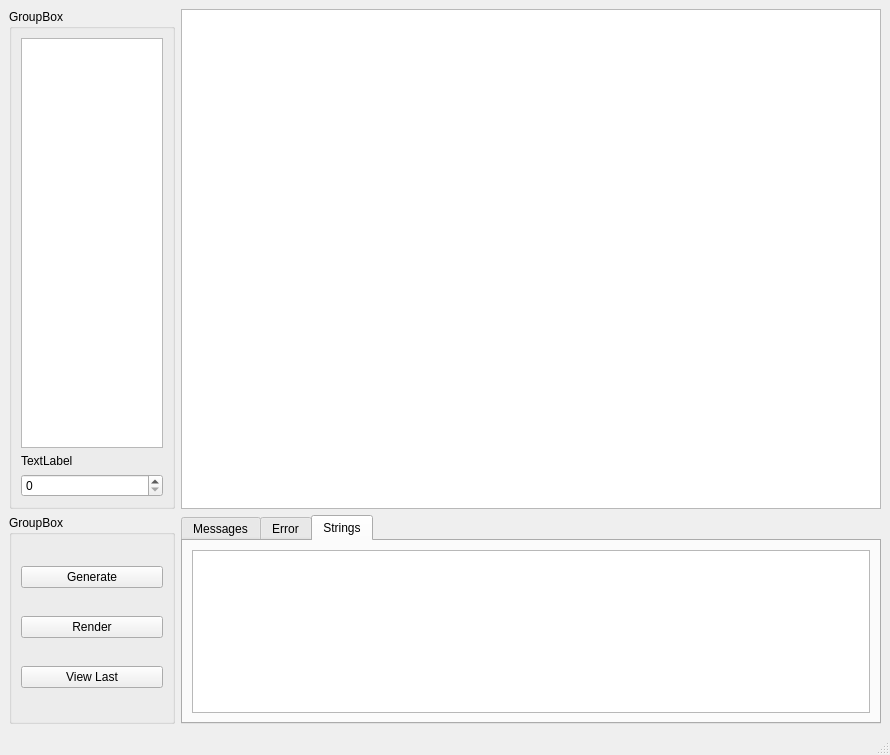
<ui version="4.0" >
 <class>MainWindow</class>
 <widget class="QMainWindow" name="MainWindow" >
  <property name="geometry" >
   <rect>
    <x>0</x>
    <y>0</y>
    <width>890</width>
    <height>755</height>
   </rect>
  </property>
  <property name="windowTitle" >
   <string>MainWindow</string>
  </property>
  <widget class="QWidget" name="centralwidget" >
   <layout class="QGridLayout" name="gridLayout" >
    <item rowspan="2" row="0" column="0" >
     <widget class="QGroupBox" name="groupBox" >
      <property name="minimumSize" >
       <size>
        <width>150</width>
        <height>500</height>
       </size>
      </property>
      <property name="title" >
       <string>GroupBox</string>
      </property>
      <layout class="QVBoxLayout" name="verticalLayout" >
       <item>
        <widget class="QListView" name="listView" />
       </item>
       <item>
        <widget class="QLabel" name="label" >
         <property name="text" >
          <string>TextLabel</string>
         </property>
        </widget>
       </item>
       <item>
        <widget class="QSpinBox" name="spinBox" />
       </item>
      </layout>
     </widget>
    </item>
    <item rowspan="2" row="0" column="1" >
     <widget class="QTextEdit" name="GrammarEdit" >
      <property name="minimumSize" >
       <size>
        <width>700</width>
        <height>0</height>
       </size>
      </property>
     </widget>
    </item>
    <item row="2" column="0" >
     <widget class="QGroupBox" name="groupBox_2" >
      <property name="minimumSize" >
       <size>
        <width>150</width>
        <height>200</height>
       </size>
      </property>
      <property name="title" >
       <string>GroupBox</string>
      </property>
      <layout class="QVBoxLayout" name="verticalLayout_2" >
       <item>
        <widget class="QPushButton" name="generate" >
         <property name="text" >
          <string>Generate</string>
         </property>
        </widget>
       </item>
       <item>
        <widget class="QPushButton" name="render" >
         <property name="text" >
          <string>Render</string>
         </property>
        </widget>
       </item>
       <item>
        <widget class="QPushButton" name="view" >
         <property name="text" >
          <string>View Last</string>
         </property>
        </widget>
       </item>
      </layout>
     </widget>
    </item>
    <item row="2" column="1" >
     <widget class="QTabWidget" name="UserOut" >
      <property name="currentIndex" >
       <number>2</number>
      </property>
      <widget class="QWidget" name="messages" >
       <attribute name="title" >
        <string>Messages</string>
       </attribute>
       <layout class="QVBoxLayout" name="verticalLayout_3" >
        <item>
         <widget class="QTextBrowser" name="MessageView" />
        </item>
       </layout>
      </widget>
      <widget class="QWidget" name="error" >
       <attribute name="title" >
        <string>Error</string>
       </attribute>
       <layout class="QVBoxLayout" name="verticalLayout_4" >
        <item>
         <widget class="QTextBrowser" name="ErrorView" />
        </item>
       </layout>
      </widget>
      <widget class="QWidget" name="strings" >
       <attribute name="title" >
        <string>Strings</string>
       </attribute>
       <layout class="QVBoxLayout" name="verticalLayout_5" >
        <item>
         <widget class="QTextBrowser" name="StringView" />
        </item>
       </layout>
      </widget>
     </widget>
    </item>
   </layout>
  </widget>
  <widget class="QMenuBar" name="menubar" >
   <property name="geometry" >
    <rect>
     <x>0</x>
     <y>0</y>
     <width>890</width>
     <height>22</height>
    </rect>
   </property>
  </widget>
  <widget class="QStatusBar" name="statusbar" />
 </widget>
 <resources/>
 <connections/>
</ui>
